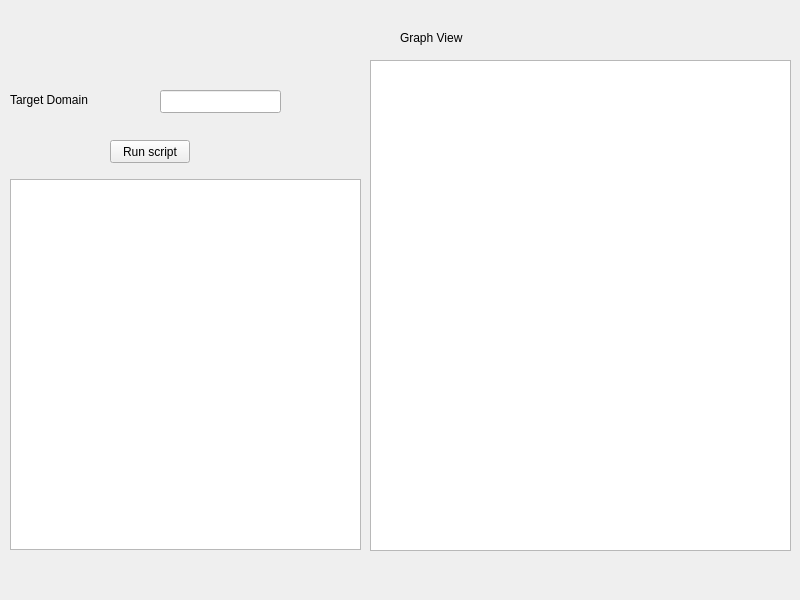
<?xml version="1.0" encoding="UTF-8"?>
<ui version="4.0">
 <class>Base</class>
 <widget class="QWidget" name="Base">
  <property name="geometry">
   <rect>
    <x>0</x>
    <y>0</y>
    <width>800</width>
    <height>600</height>
   </rect>
  </property>
  <property name="windowTitle">
   <string>Base</string>
  </property>
  <widget class="QPushButton" name="rs_button">
   <property name="geometry">
    <rect>
     <x>110</x>
     <y>140</y>
     <width>80</width>
     <height>23</height>
    </rect>
   </property>
   <property name="text">
    <string>Run script</string>
   </property>
  </widget>
  <widget class="QGraphicsView" name="grap_view">
   <property name="geometry">
    <rect>
     <x>370</x>
     <y>60</y>
     <width>421</width>
     <height>491</height>
    </rect>
   </property>
  </widget>
  <widget class="QLabel" name="g_label">
   <property name="geometry">
    <rect>
     <x>400</x>
     <y>30</y>
     <width>81</width>
     <height>16</height>
    </rect>
   </property>
   <property name="text">
    <string>Graph View</string>
   </property>
  </widget>
  <widget class="QLineEdit" name="domain_in">
   <property name="geometry">
    <rect>
     <x>160</x>
     <y>90</y>
     <width>121</width>
     <height>23</height>
    </rect>
   </property>
  </widget>
  <widget class="QLabel" name="target_label">
   <property name="geometry">
    <rect>
     <x>10</x>
     <y>90</y>
     <width>101</width>
     <height>20</height>
    </rect>
   </property>
   <property name="text">
    <string>Target Domain</string>
   </property>
  </widget>
  <widget class="QPlainTextEdit" name="plainTextEdit">
   <property name="geometry">
    <rect>
     <x>10</x>
     <y>179</y>
     <width>351</width>
     <height>371</height>
    </rect>
   </property>
  </widget>
 </widget>
 <resources/>
 <connections/>
</ui>
